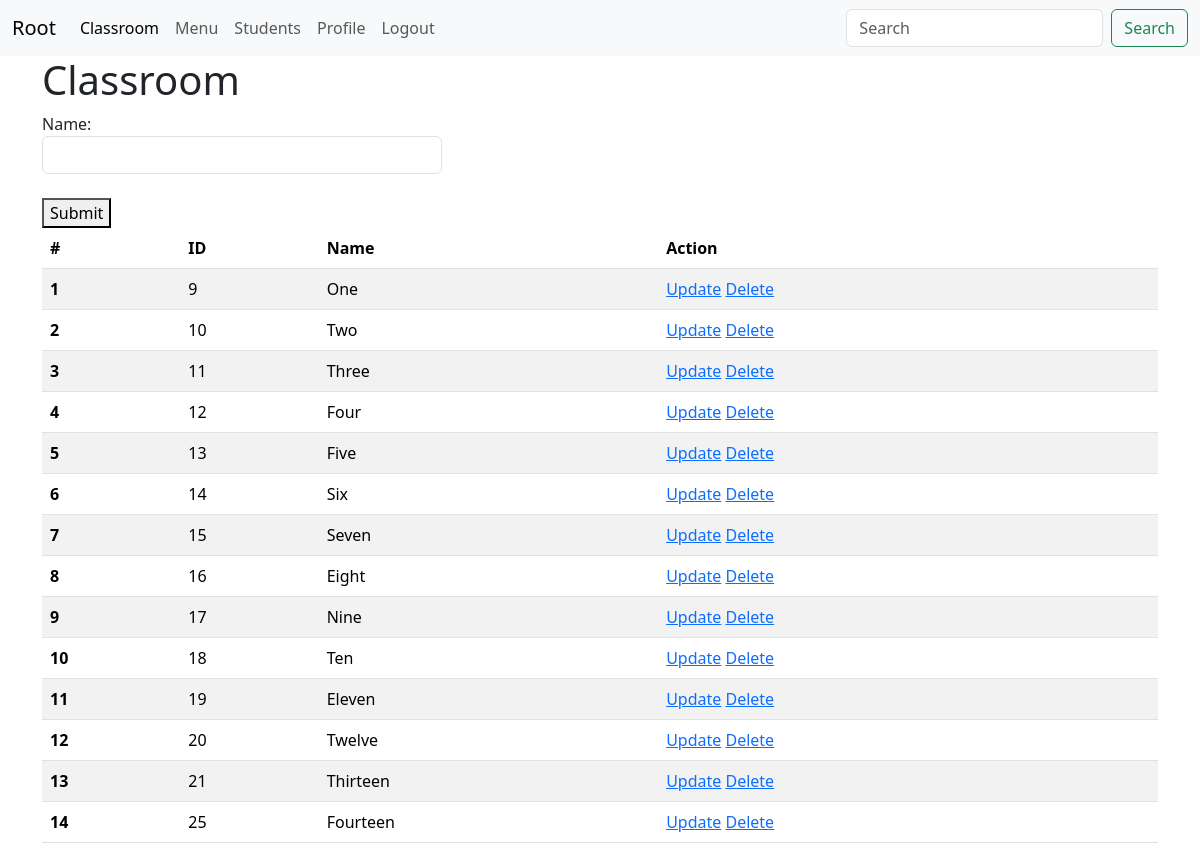
The app's page /crud/classroom/ (signed in) with its own data.
### crud/models.py (models this page shows, shortened)
class ClassRoom(models.Model):
    name = models.CharField(max_length=20)

### crud/views.py (the view)
# urls.py: path('classroom/', ClassRoomView.as_view(), name="classbased_classroom"),
@login_required
def classroom(request):
    if request.method == "POST":
        name = request.POST.get("name")
        ClassRoom.objects.create(name=name)
        return redirect('classroom')
    classrooms = ClassRoom.objects.all()
    return render(request, template_name='crud/classroom.html', context={"classrooms": classrooms, "classroom_active": "active"})

### crud/templates/crud/classroom.html (shortened to what this page needs)
{% extends 'core/base.html' %}
{% block content %}
<h1>Classroom</h1>
<form method="post" action="{% url 'classroom' %}">
    Name:<br>
    <input class="form form-control" name="name" style="width:400px"><br>
    <button type="submit">Submit</button>
</form>
<table class="table table-striped">
    <thead>
    <tr>
        <th scope="col">#</th>
        <th scope="col">ID</th>
        <th scope="col">Name</th>
        <th scope="col">Action</th>
    </tr>
    </thead>
    <tbody>
    {% for classroom in classrooms %}
    <tr>
        <th scope="row">{{forloop.counter}}</th>
        <td>{{classroom.id}}</td>
        <td>{{classroom.name}}</td>
        <td>
            <a href="{% url 'update_classroom' classroom.id %}">Update</a>
            <a href="{% url 'delete_classroom' classroom.id %}">Delete</a>
        </td>
    </tr>
    {% endfor %}
    </tbody>
</table>
{% endblock %}

### records on screen
ClassRoom: id "9", name "One"
ClassRoom: id "10", name "Two"
ClassRoom: id "11", name "Three"
ClassRoom: id "12", name "Four"
ClassRoom: id "13", name "Five"
ClassRoom: id "14", name "Six"
ClassRoom: id "15", name "Seven"
ClassRoom: id "16", name "Eight"
ClassRoom: id "17", name "Nine"
ClassRoom: id "18", name "Ten"
ClassRoom: id "19", name "Eleven"
ClassRoom: id "20", name "Twelve"
ClassRoom: id "21", name "Thirteen"
ClassRoom: id "25", name "Fourteen"
